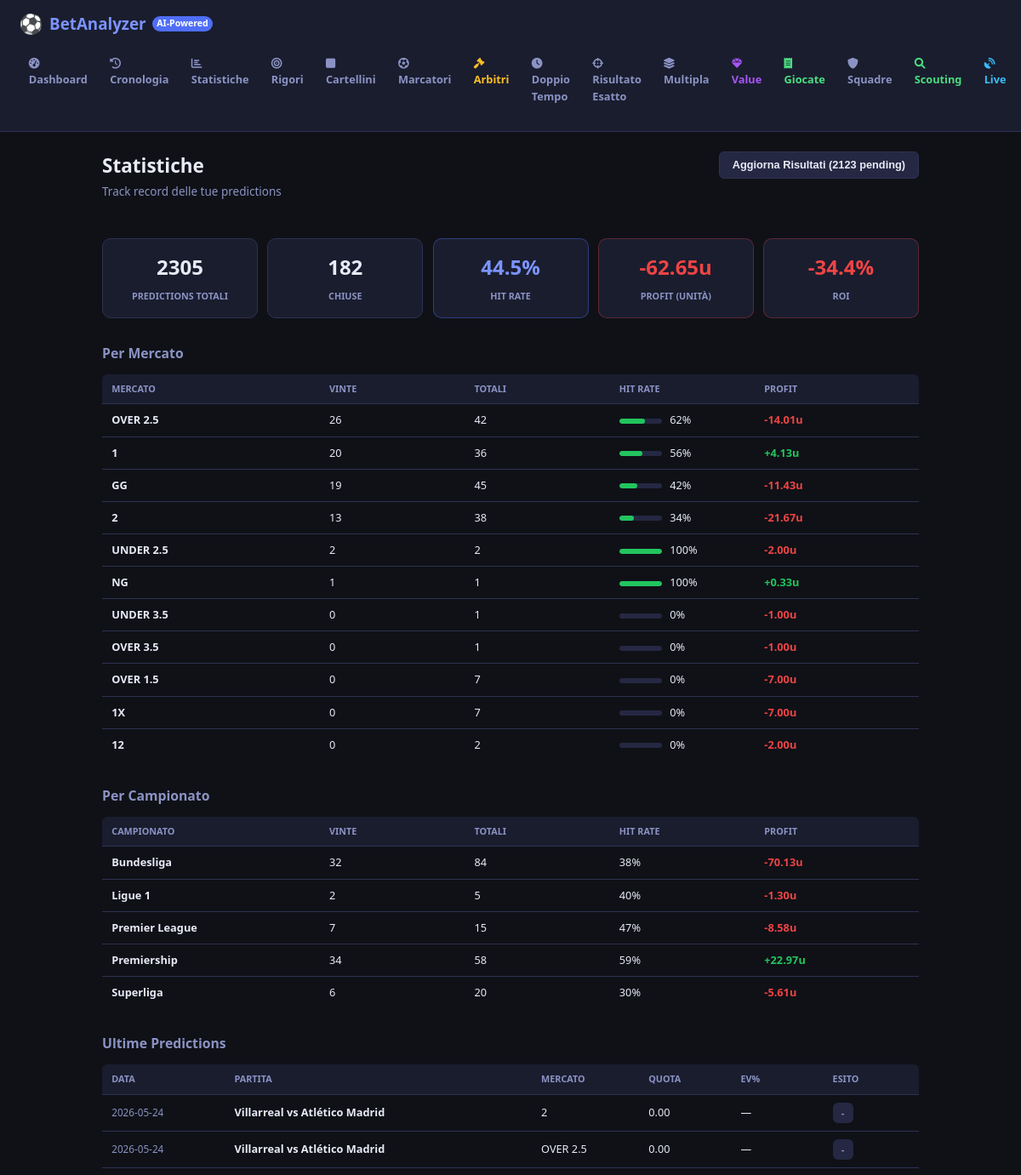
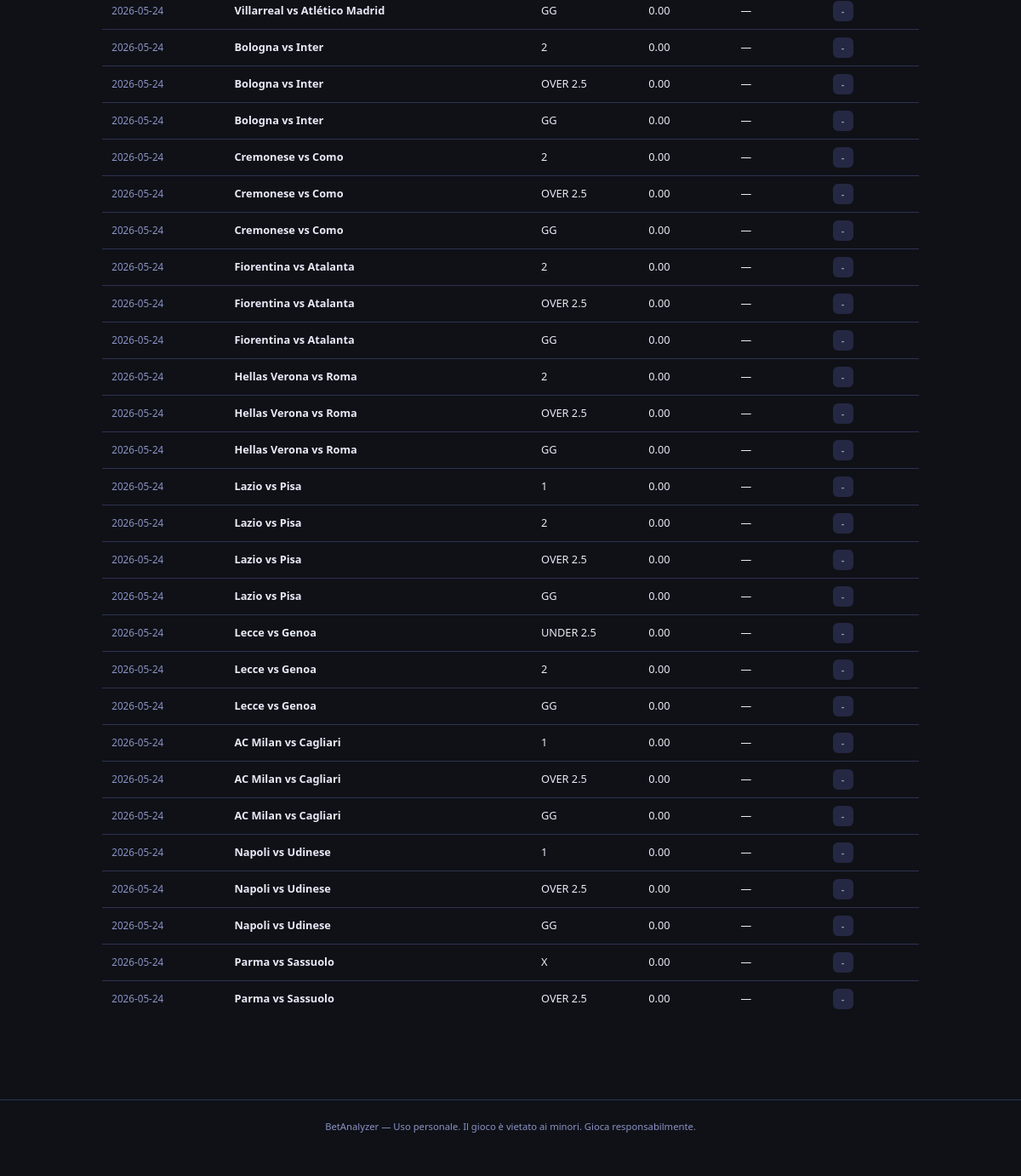
Screenshot of /stats with the database file from the repository (2 pictures, top to bottom).
### tables this page shows
CREATE TABLE predictions (
            id INTEGER PRIMARY KEY AUTOINCREMENT,
            scan_id INTEGER NOT NULL REFERENCES scans(id),
            match_id TEXT NOT NULL,
            home_team TEXT NOT NULL,
            away_team TEXT NOT NULL,
            league TEXT NOT NULL,
            match_date TEXT NOT NULL,
            market TEXT NOT NULL,
            odds_value REAL NOT NULL,
            bookmaker TEXT NOT NULL,
            ev_pct REAL,
            prob_estimated REAL,
            prob_implied REAL,
            result TEXT,
            settled_at TEXT
        );

### app.py (the view)
@app.route("/stats")
def stats_page():
    from db.database import get_stats
    stats = get_stats()
    return render_template("stats.html", stats=stats, state=_state)

### db/database.py (called while the page is built)
def _get_conn() -> sqlite3.Connection:
    DB_PATH.parent.mkdir(exist_ok=True)
    conn = sqlite3.connect(str(DB_PATH), check_same_thread=False)
    conn.row_factory = sqlite3.Row
    conn.execute("PRAGMA journal_mode=WAL")
    conn.execute("PRAGMA foreign_keys=ON")
    return conn

### templates/stats.html (shortened to what this page needs)
{% extends "base.html" %}
{% block content %}
<div class="page-wrap">
    <div class="stats-header-row">
        <div>
            <h1 class="page-title">Statistiche</h1>
            <p class="page-subtitle">Track record delle tue predictions</p>
        </div>
        <form action="/api/settle" method="POST" style="display:inline;">
            <button type="submit" class="btn-settle" {% if stats.unsettled == 0 %}disabled{% endif %}>
                Aggiorna Risultati ({{ stats.unsettled }} pending)
            </button>
        </form>
    </div>
    <div class="stats-cards">
        <div class="stat-card">
            <span class="stat-card-num">{{ stats.total }}</span>
            <span class="stat-card-label">Predictions Totali</span>
        </div>
        <div class="stat-card">
            <span class="stat-card-num">{{ stats.settled }}</span>
            <span class="stat-card-label">Chiuse</span>
        </div>
        <div class="stat-card stat-card-highlight">
            <span class="stat-card-num">{{ stats.hit_rate }}%</span>
            <span class="stat-card-label">Hit Rate</span>
        </div>
        <div class="stat-card {% if stats.profit >= 0 %}stat-card-green{% else %}stat-card-red{% endif %}">
            <span class="stat-card-num">{{ "%+.2f" | format(stats.profit) }}u</span>
            <span class="stat-card-label">Profit (unità)</span>
        </div>
        <div class="stat-card {% if stats.roi >= 0 %}stat-card-green{% else %}stat-card-red{% endif %}">
            <span class="stat-card-num">{{ "%+.1f" | format(stats.roi) }}%</span>
            <span class="stat-card-label">ROI</span>
        </div>
    </div>
    {% if stats.by_market %}
    <h2 class="section-title">Per Mercato</h2>
    <div class="breakdown-table">
        <div class="breakdown-row breakdown-header">
            <span>Mercato</span>
            <span>Vinte</span>
            <span>Totali</span>
            <span>Hit Rate</span>
            <span>Profit</span>
        </div>
        {% for m in stats.by_market %}
        <div class="breakdown-row">
            <span class="breakdown-market">{{ m.market }}</span>
            <span>{{ m.wins }}</span>
            <span>{{ m.settled }}</span>
            <span>
                {% if m.settled > 0 %}
                <span class="hit-rate-bar">
                    <span class="hit-rate-fill" style="width: {{ (m.wins / m.settled * 100) | int }}%"></span>
                </span>
                {{ "%.0f" | format(m.wins / m.settled * 100) }}%
                {% else %}—{% endif %}
            </span>
            <span class="{% if m.profit and m.profit >= 0 %}profit-pos{% else %}profit-neg{% endif %}">
                {{ "%+.2f" | format(m.profit or 0) }}u
            </span>
        </div>
        {% endfor %}
    </div>
    {% endif %}
    {% if stats.by_league %}
    <h2 class="section-title">Per Campionato</h2>
    <div class="breakdown-table">
        <div class="breakdown-row breakdown-header">
            <span>Campionato</span>
            <span>Vinte</span>
            <span>Totali</span>
            <span>Hit Rate</span>
            <span>Profit</span>
        </div>
        {% for l in stats.by_league %}
        <div class="breakdown-row">
            <span class="breakdown-market">{{ l.league }}</span>
            <span>{{ l.wins }}</span>
            <span>{{ l.settled }}</span>
            <span>
                {% if l.settled > 0 %}
                {{ "%.0f" | format(l.wins / l.settled * 100) }}%
                {% else %}—{% endif %}
            </span>
            <span class="{% if l.profit and l.profit >= 0 %}profit-pos{% else %}profit-neg{% endif %}">
                {{ "%+.2f" | format(l.profit or 0) }}u
            </span>
        </div>
        {% endfor %}
    </div>
    {% endif %}
    {% if stats.recent %}
    <h2 class="section-title">Ultime Predictions</h2>
    <div class="breakdown-table">
        <div class="breakdown-row breakdown-header">
            <span>Data</span>
            <span>Partita</span>
            <span>Mercato</span>
            <span>Quota</span>
            <span>EV%</span>
            <span>Esito</span>
        </div>
        {% for p in stats.recent %}
        <div class="breakdown-row">
            <span class="pred-date">{{ p.match_date[:10] }}</span>
            <span class="pred-match">{{ p.home_team }} vs {{ p.away_team }}</span>
            <span>{{ p.market }}</span>
            <span>{{ "%.2f" | format(p.odds_value) }}</span>
            <span>{% if p.ev_pct %}{{ "%+.1f" | format(p.ev_pct) }}%{% else %}—{% endif %}</span>
            <span>
                {% if p.result == 'W' %}
                <span class="result-badge result-w">W</span>
                {% elif p.result == 'L' %}
                <span class="result-badge result-l">L</span>
                {% elif p.result == 'P' %}
                <span class="result-badge result-p">P</span>
                {% else %}
                <span class="result-badge result-pending">-</span>
                {% endif %}
            </span>
        </div>
        {% endfor %}
    </div>
    {% endif %}
</div>
{% endblock %}

### templates/base.html (shortened to what this page needs)
<!DOCTYPE html>
<html lang="it">
<head>
    <link rel="stylesheet" href="{{ url_for('static', filename='style.css') }}?v=1.1">
    <link rel="stylesheet" href="https://cdnjs.cloudflare.com/ajax/libs/font-awesome/6.0.0/css/all.min.css">
</head>
<body>
<header>
    <div class="header-inner">
        <div class="logo">
            <span class="logo-icon">⚽</span>
            <span class="logo-text">BetAnalyzer</span>
            <span class="logo-sub">AI-Powered</span>
        </div>
        <nav class="header-nav">
            <a href="/" class="nav-link"><i class="fas fa-tachometer-alt"></i> Dashboard</a>
            <a href="/scans" class="nav-link"><i class="fas fa-history"></i> Cronologia</a>
            <a href="/stats" class="nav-link"><i class="fas fa-chart-bar"></i> Statistiche</a>
            <a href="/rigori" class="nav-link"><i class="fas fa-bullseye"></i> Rigori</a>
            <a href="/cartellini" class="nav-link"><i class="fas fa-square"></i> Cartellini</a>
            <a href="/marcatori" class="nav-link"><i class="fas fa-futbol"></i> Marcatori</a>
            <a href="/arbitri" class="nav-link" style="color: #fbbf24;"><i class="fas fa-gavel"></i> Arbitri</a>
            <a href="/doppiotempo" class="nav-link"><i class="fas fa-clock"></i> Doppio Tempo</a>
            <a href="/risultato-esatto" class="nav-link"><i class="fas fa-crosshairs"></i> Risultato Esatto</a>
            <a href="/multipla" class="nav-link"><i class="fas fa-layer-group"></i> Multipla</a>
            <a href="/value-bets" class="nav-link" style="color: #a855f7;"><i class="fas fa-gem"></i> Value</a>
            <a href="/my-bets" class="nav-link" style="color: #4ade80;"><i class="fas fa-receipt"></i> Giocate</a>
            <a href="/teams" class="nav-link"><i class="fas fa-shield-alt"></i> Squadre</a>
            <a href="/players_explorer" class="nav-link" style="color: #4ade80;"><i class="fas fa-search"></i> Scouting</a>
            <a href="/worker" class="nav-link" style="color: #38bdf8; font-weight: bold;"><i class="fas fa-satellite-dish"></i> Live</a>
        </nav>
            {% set bal = state.openrouter_balance %}
    </div>
</header>
<main>
    {% block content %}{% endblock %}
</main>
<footer>
    <p>BetAnalyzer — Uso personale. Il gioco è vietato ai minori. Gioca responsabilmente.</p>
</footer>
</body>
</html>

### static/style.css (style rules this page uses)
*, *::before, *::after { box-sizing: border-box; margin: 0; padding: 0; }
:root { --bg: #0f1117; --surface: #1a1d2e; --surface2: #252842; --border: #2e3250; --text: #e8eaf6; --text-muted: #8b93c4; --accent: #4f6ef7; --accent-light: #7b93ff; --green: #22c55e; --red: #ef4444; --yellow: #f59e0b; --best-gold: #fbbf24; --serie-a: #0057a8; --premier: #3d195b; --la-liga: #c8102e; font-family: 'Segoe UI', system-ui, -apple-system, sans-serif; font-size: 15px; line-height: 1.5; }
body { background: var(--bg); color: var(--text); min-height: 100vh; }
header { background: var(--surface); border-bottom: 1px solid var(--border); padding: 0.75rem 1.5rem; position: sticky; top: 0; z-index: 100; }
.header-inner { max-width: 1400px; margin: 0 auto; display: flex; align-items: center; justify-content: space-between; gap: 1rem; flex-wrap: wrap; }
.logo { display: flex; align-items: center; gap: 0.5rem; }
.logo-icon { font-size: 1.5rem; }
.logo-text { font-size: 1.25rem; font-weight: 700; color: var(--accent-light); }
.logo-sub { font-size: 0.7rem; background: var(--accent); color: #fff; padding: 0.1em 0.5em; border-radius: 99px; font-weight: 600; }
main { max-width: 1400px; margin: 0 auto; padding: 1.5rem; }
body { padding-bottom: 120px; }
.section-title { font-size: 1.05rem; margin-bottom: 0.85rem; color: var(--text-muted); }
footer { text-align: center; padding: 1.5rem; font-size: 0.75rem; color: var(--text-muted); border-top: 1px solid var(--border); margin-top: 3rem; }
.header-nav { display: flex; gap: 0.25rem; }
.nav-link { color: var(--text-muted); text-decoration: none; font-size: 0.85rem; font-weight: 600; padding: 0.35rem 0.75rem; border-radius: 6px; transition: all 0.2s; }
.page-wrap { max-width: 960px; margin: 0 auto; }
.page-title { font-size: 1.5rem; margin-bottom: 0.25rem; }
.page-subtitle { color: var(--text-muted); font-size: 0.9rem; margin-bottom: 1.5rem; }
.stats-header-row { display: flex; justify-content: space-between; align-items: flex-start; margin-bottom: 1.5rem; flex-wrap: wrap; gap: 1rem; }
.btn-settle { padding: 0.5rem 1rem; border-radius: 6px; border: 1px solid var(--border); background: var(--surface2); color: var(--text); font-size: 0.85rem; font-weight: 600; cursor: pointer; transition: all 0.2s; }
.stats-cards { display: grid; grid-template-columns: repeat(auto-fit, minmax(140px, 1fr)); gap: 0.75rem; margin-bottom: 2rem; }
.stat-card { background: var(--surface); border: 1px solid var(--border); border-radius: 10px; padding: 1rem; text-align: center; }
.stat-card-num { display: block; font-size: 1.6rem; font-weight: 800; margin-bottom: 0.2rem; }
.stat-card-label { font-size: 0.72rem; color: var(--text-muted); text-transform: uppercase; font-weight: 600; }
.stat-card-highlight { border-color: rgba(79,110,247,0.4); }
.stat-card-highlight .stat-card-num { color: var(--accent-light); }
.stat-card-red { border-color: rgba(239,68,68,0.3); }
.stat-card-red .stat-card-num { color: var(--red); }
.breakdown-table { margin-bottom: 2rem; }
.breakdown-row { display: grid; grid-template-columns: 1.5fr repeat(4, 1fr); padding: 0.6rem 0.75rem; border-bottom: 1px solid var(--border); font-size: 0.85rem; align-items: center; }
.breakdown-row:last-child { border-bottom: none; }
.breakdown-header { font-size: 0.72rem; color: var(--text-muted); text-transform: uppercase; font-weight: 700; background: var(--surface); border-radius: 6px 6px 0 0; }
.breakdown-market { font-weight: 700; }
.profit-pos { color: var(--green); font-weight: 700; }
.profit-neg { color: var(--red); font-weight: 700; }
.hit-rate-bar { display: inline-block; width: 50px; height: 6px; background: var(--surface2); border-radius: 99px; overflow: hidden; vertical-align: middle; margin-right: 0.4rem; }
.hit-rate-fill { display: block; height: 100%; background: var(--green); border-radius: 99px; }
.breakdown-table:last-of-type .breakdown-row { grid-template-columns: 0.8fr 2fr 0.7fr 0.6fr 0.6fr 0.5fr; }
.pred-date { font-size: 0.78rem; color: var(--text-muted); }
.pred-match { font-weight: 600; white-space: nowrap; overflow: hidden; text-overflow: ellipsis; }
.result-badge { display: inline-block; width: 24px; height: 24px; border-radius: 6px; text-align: center; line-height: 24px; font-size: 0.75rem; font-weight: 800; color: #fff; }
.result-pending { background: var(--surface2); color: var(--text-muted); }

### rows the page displays
predictions: match_date "2026-05-24", home_team "Villarreal", away_team "Atlético Madrid", market "2", odds_value "0.00"
predictions: match_date "2026-05-24", home_team "Villarreal", away_team "Atlético Madrid", market "OVER 2.5", odds_value "0.00"
predictions: match_date "2026-05-24", home_team "Villarreal", away_team "Atlético Madrid", market "GG", odds_value "0.00"
predictions: match_date "2026-05-24", home_team "Bologna", away_team "Inter", market "2", odds_value "0.00"
predictions: match_date "2026-05-24", home_team "Bologna", away_team "Inter", market "OVER 2.5", odds_value "0.00"
predictions: match_date "2026-05-24", home_team "Bologna", away_team "Inter", market "GG", odds_value "0.00"
predictions: match_date "2026-05-24", home_team "Cremonese", away_team "Como", market "2", odds_value "0.00"
predictions: match_date "2026-05-24", home_team "Cremonese", away_team "Como", market "OVER 2.5", odds_value "0.00"
predictions: match_date "2026-05-24", home_team "Cremonese", away_team "Como", market "GG", odds_value "0.00"
predictions: match_date "2026-05-24", home_team "Fiorentina", away_team "Atalanta", market "2", odds_value "0.00"
predictions: match_date "2026-05-24", home_team "Fiorentina", away_team "Atalanta", market "OVER 2.5", odds_value "0.00"
predictions: match_date "2026-05-24", home_team "Fiorentina", away_team "Atalanta", market "GG", odds_value "0.00"
predictions: match_date "2026-05-24", home_team "Hellas Verona", away_team "Roma", market "2", odds_value "0.00"
predictions: match_date "2026-05-24", home_team "Hellas Verona", away_team "Roma", market "OVER 2.5", odds_value "0.00"
predictions: match_date "2026-05-24", home_team "Hellas Verona", away_team "Roma", market "GG", odds_value "0.00"
predictions: match_date "2026-05-24", home_team "Lazio", away_team "Pisa", market "1", odds_value "0.00"
predictions: match_date "2026-05-24", home_team "Lazio", away_team "Pisa", market "2", odds_value "0.00"
predictions: match_date "2026-05-24", home_team "Lazio", away_team "Pisa", market "OVER 2.5", odds_value "0.00"
predictions: match_date "2026-05-24", home_team "Lazio", away_team "Pisa", market "GG", odds_value "0.00"
predictions: match_date "2026-05-24", home_team "Lecce", away_team "Genoa", market "UNDER 2.5", odds_value "0.00"
predictions: match_date "2026-05-24", home_team "Lecce", away_team "Genoa", market "2", odds_value "0.00"
predictions: match_date "2026-05-24", home_team "Lecce", away_team "Genoa", market "GG", odds_value "0.00"
predictions: match_date "2026-05-24", home_team "AC Milan", away_team "Cagliari", market "1", odds_value "0.00"
predictions: match_date "2026-05-24", home_team "AC Milan", away_team "Cagliari", market "OVER 2.5", odds_value "0.00"
predictions: match_date "2026-05-24", home_team "AC Milan", away_team "Cagliari", market "GG", odds_value "0.00"
predictions: match_date "2026-05-24", home_team "Napoli", away_team "Udinese", market "1", odds_value "0.00"
predictions: match_date "2026-05-24", home_team "Napoli", away_team "Udinese", market "OVER 2.5", odds_value "0.00"
predictions: match_date "2026-05-24", home_team "Napoli", away_team "Udinese", market "GG", odds_value "0.00"
predictions: match_date "2026-05-24", home_team "Parma", away_team "Sassuolo", market "X", odds_value "0.00"
predictions: match_date "2026-05-24", home_team "Parma", away_team "Sassuolo", market "OVER 2.5", odds_value "0.00"

### other values shown
{{ stats.unsettled }} "2123"
{{ stats.total }} "2305"
{{ stats.settled }} "182"
{{ stats.hit_rate }} "44.5"
{{ "%+.2f" | format(stats.profit) }} "-62.65"
{{ "%+.1f" | format(stats.roi) }} "-34.4"
{{ m.market }} "OVER 2.5" "1" "GG" "2" "UNDER 2.5" "NG" "UNDER 3.5" "OVER 3.5" "OVER 1.5" "1X" "12"
{{ m.wins }} "26" "20" "19" "13" "2" "1" "0" "0" "0" "0" "0"
{{ m.settled }} "42" "36" "45" "38" "2" "1" "1" "1" "7" "7" "2"
{{ "%.0f" | format(m.wins / m.settled * 100) }} "62" "56" "42" "34" "100" "100" "0" "0" "0" "0" "0"
{{ "%+.2f" | format(m.profit or 0) }} "-14.01" "+4.13" "-11.43" "-21.67" "-2.00" "+0.33" "-1.00" "-1.00" "-7.00" "-7.00" "-2.00"
{{ l.league }} "Bundesliga" "Ligue 1" "Premier League" "Premiership" "Superliga"
{{ l.wins }} "32" "2" "7" "34" "6"
{{ l.settled }} "84" "5" "15" "58" "20"
{{ "%.0f" | format(l.wins / l.settled * 100) }} "38" "40" "47" "59" "30"
